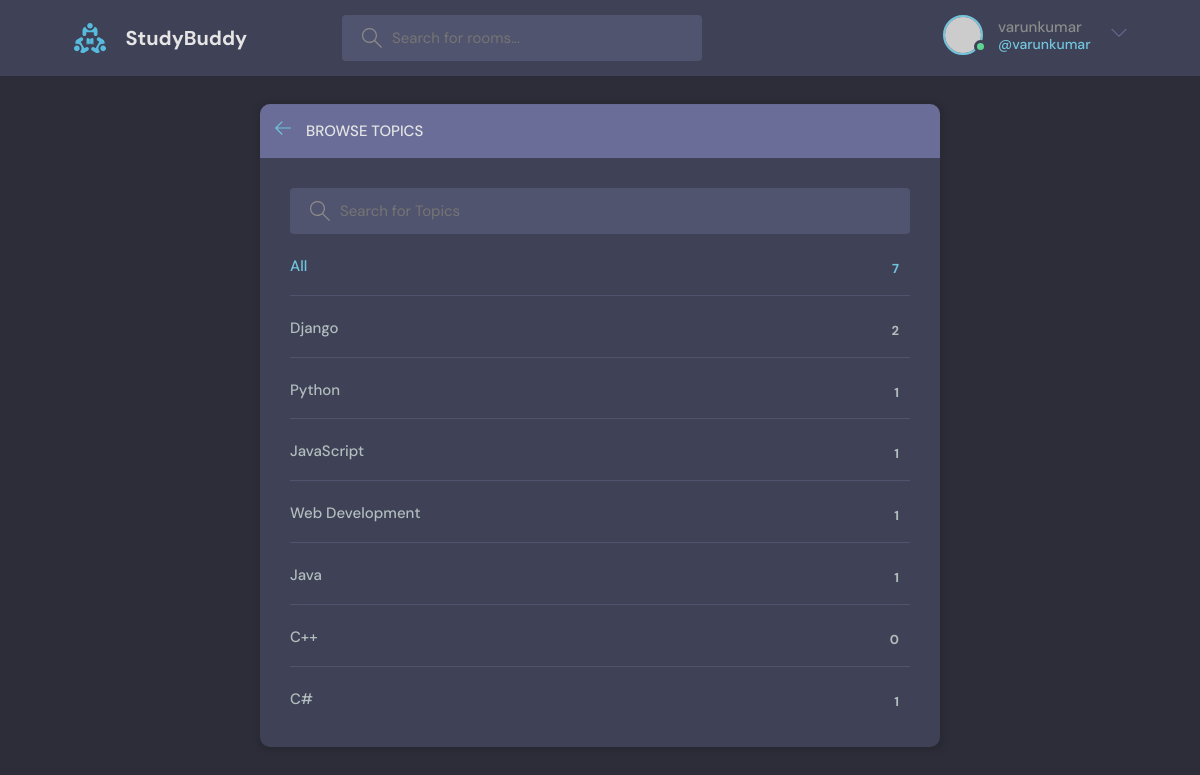
The app's page /topics/ (signed in) with its own data.
### base/models.py (models this page shows, shortened)
class Topic(models.Model):
    name = models.CharField(max_length=200)

### base/views.py (the view)
# urls.py: path('topics/',views.topicsPage,name='topics'),
def topicsPage(request):
    q=request.GET.get('q') if request.GET.get('q')!=None else ''
    topics=Topic.objects.filter(name__icontains=q)
    context={'topics':topics}
    return render(request,'base/topics.html',context)

### base/templates/base/topics.html (shortened to what this page needs)
{% extends 'main.html' %}
{% block content%}
    <main class="create-room layout">
      <div class="container">
        <div class="layout__box">
          <div class="layout__boxHeader">
            <div class="layout__boxTitle">
              <a href="{% url 'home' %}">
                <svg version="1.1" xmlns="http://www.w3.org/2000/svg" width="32" height="32" viewBox="0 0 32 32">
                  <title>arrow-left</title>
                  <path
                    d="M13.723 2.286l-13.723 13.714 13.719 13.714 1.616-1.611-10.96-10.96h27.625v-2.286h-27.625l10.965-10.965-1.616-1.607z"
                  ></path>
                </svg>
              </a>
              <h3>Browse Topics</h3>
            </div>
          </div>
          <div class="topics-page layout__body">
            <form class="header__search" method="get" action="{% url 'topics' %}">
              <label>
                <input name="q" placeholder="Search for Topics" />
              </label>
            </form>
            <ul class="topics__list">
              <li>
                <a href="{% url 'topics' %}" class="active">All <span>{{topics.count}}</span></a>
              </li>
              {% for topic in topics %}
              <li>
                <a href="{% url 'home' %}?q={{topic.name}}">{{topic.name}}<span>{{topic.room_set.all.count}}</span></a>
              </li>
              {% endfor %}
            </ul>
          </div>
        </div>
      </div>
    </main>
 {% endblock content%}

### templates/navbar.html (shortened to what this page needs)
{% load static %}
<header class="header header--loggedIn">
    <div class="container">
      <a href="{% url 'home' %}" class="header__logo">
        <img src="{%  static 'images/logo.svg' %}" />
        <h1>StudyBuddy</h1>
      </a>
      <form class="header__search" method="get" action="{% url 'home' %}">
        <label>
          <input type="text" name="q" placeholder="Search for rooms..." />
        </label>
      </form>
      <nav class="header__menu">
        {% if request.user.is_authenticated %}
        <div class="header__user">
          <a href="{% url 'profile' request.user.id %}">
            <div class="avatar avatar--medium active">
              <img src="https://randomuser.me/api/portraits/men/37.jpg" />
            </div>
            <p>{{request.user.username}}<span>@{{request.user.username}}</span></p>
          </a>
          <button class="dropdown-button">
            <svg version="1.1" xmlns="http://www.w3.org/2000/svg" width="32" height="32" viewBox="0 0 32 32">
              <title>chevron-down</title>
              <path d="M16 21l-13-13h-3l16 16 16-16h-3l-13 13z"></path>
            </svg>
          </button>
        </div>
        {% else %}
        <a href="{% url 'login' %}">
          <img src="{%  static 'images/avatar.svg' %}" />
          <p>Login</p>
        </a>
        {% endif %}
      </nav>
    </div>
  </header>

### static/styles/style.css (style rules this page uses)
:root { --color-main: #71c6dd; --color-main-light: #e1f6fb; --color-dark: #3f4156; --color-dark-medium: #51546e; --color-dark-light: #696d97; --color-light: #e5e5e5; --color-gray: #8b8b8b; --color-light-gray: #b2bdbd; --color-bg: #2d2d39; --color-success: #5dd693; --color-error: #fc4b0b; }
* { font-family: "DM Sans", -apple-system, BlinkMacSystemFont, "Segoe UI", Roboto, Oxygen, Ubuntu, Cantarell, "Open Sans", "Helvetica Neue", sans-serif; margin: 0; padding: 0; box-sizing: border-box; text-rendering: optimizeLegibility; font-size: inherit; }
html { font-size: 56.25%; }
@media only screen and (min-width: 1200px) { html { font-size: 62.5%; } }
body { line-height: 1.6; font-weight: 400; font-size: 1.5rem; color: var(--color-light-gray); background-color: var(--color-bg); min-height: 100vh; }
img { width: 100%; }
a { display: inline-block; color: var(--color-main); text-decoration: none; }
.container { max-width: 120rem; width: 90%; margin: auto; }
.avatar { position: relative; display: inline-block; border-radius: 50%; border: 2px solid var(--color-main); }
.avatar img { display: block; border-radius: 50%; object-fit: cover; object-position: center; }
.avatar::after { content: ""; display: block; position: absolute; background-color: var(--color-gray); z-index: 111; border-radius: 50%; border: 0.3rem solid var(--color-dark); }
.avatar.active::after { background-color: var(--color-success); }
.avatar.avatar--medium img { width: 3.6rem; height: 3.6rem; border-radius: 50%; }
.avatar.avatar--medium:after { width: 0.7rem; height: 0.7rem; bottom: 0px; right: -6px; }
.header { padding: 1.5rem; background-color: var(--color-dark); }
.header > .container { display: flex; gap: 9.5rem; }
.header__logo, .header__user { display: flex; gap: 2rem; align-items: center; }
.header__logo > img { height: 3.2rem; width: 3.2rem; }
.header__logo > h1 { font-weight: 700; font-size: 2rem; color: var(--color-light); }
.header__search > label { background-color: var(--color-dark-medium); padding: 1.3rem 1rem; display: flex; align-items: center; gap: 1rem; border-radius: 4px; }
.header__search svg { fill: var(--color-gray); width: 2rem; height: 2rem; margin-left: 1rem; }
.header__search input { width: 30rem; background: transparent; border: none; outline: none; color: var(--color-light); }
.header__menu { margin-left: auto; position: relative; }
.header__menu a { display: flex; gap: 1.5rem; align-items: center; font-weight: 500; text-decoration: none; color: var(--color-gray); }
.header__menu img { height: 3.6rem; }
.header__menu p { line-height: 1.2; }
.header__menu span { color: var(--color-main); font-weight: 500; font-size: 1.4rem; display: block; }
.header__menu svg { width: 1.6rem; height: 1.6rem; fill: var(--color-dark-light); }
.dropdown-button { background: transparent; border: 0; outline: 0; cursor: pointer; }
.layout { margin-top: 2.4rem; }
.layout > .container { display: flex; justify-content: space-between; align-items: flex-start; }
.layout__box { width: 90%; max-width: 48rem; min-height: 40rem; position: absolute; top: 50%; left: 50%; transform: translate(-50%, -46%); background-color: var(--color-dark); border-radius: 1rem; box-shadow: 1px 1px 6px 3px rgba(0, 0, 0, 0.1); overflow: hidden; }
.layout__boxHeader { display: flex; padding: 1.5rem; background-color: var(--color-dark-light); }
.layout__boxTitle { display: flex; gap: 1.5rem; align-items: center; }
.layout__boxTitle h3 { text-transform: uppercase; font-weight: 500; color: var(--color-light); }
.layout__boxTitle svg { width: 1.6rem; height: 1.6rem; fill: var(--color-main); }
.layout__body { margin: 3rem; }
.topics__list { list-style: none; }
.topics__list li a { display: flex; justify-content: space-between; margin-bottom: 3rem; font-weight: 500; color: var(--color-light-gray); transition: all 0.3s ease-in-out; }
.topics__list li a.active, .topics__list li a:hover { color: var(--color-main); }
.topics__list li a span { padding: 0.5rem 1rem; background-color: var(--color-dark); border-radius: 3px; font-size: 1.3rem; font-weight: 700; letter-spacing: 1px; }
.topics-page .topics__list li:not(:last-child) a { margin: 2rem 0; padding-bottom: 1rem; text-decoration: none; border-bottom: 1px solid var(--color-dark-medium); }
.topics-page .header__search { display: block; }
.create-room.layout .layout__box { max-width: 68rem; }

### records on screen
Topic: name "Django", room_set.all.count "2"
Topic: name "Python", room_set.all.count "1"
Topic: name "JavaScript", room_set.all.count "1"
Topic: name "Web Development", room_set.all.count "1"
Topic: name "Java", room_set.all.count "1"
Topic: name "C++", room_set.all.count "0"
Topic: name "C#", room_set.all.count "1"

### other values on screen
{{ request.user.username }} "varunkumar"
{{ topics.count }} "7"
